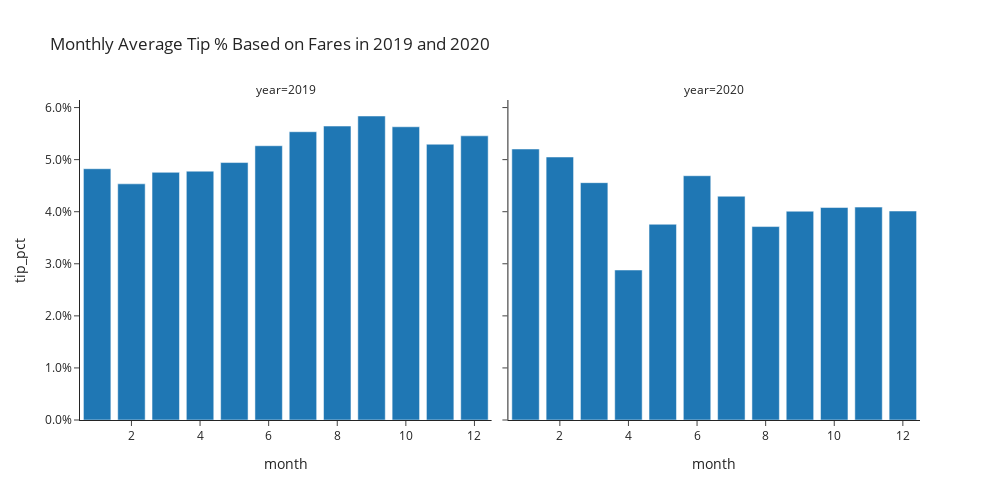

Notebook cell for this chart:
### Markdown cell above
---

### 🎯 4.1: Monthly average tip percentages in 2019 and 2020 (facet grid bar chart)

Create two bar charts side-by-side within a same figure showing the monthly average tip percentages in 2019 and 2020.

### Code cell
fig = px.bar(
    df_monthly,
    title="Monthly Average Tip % Based on Fares in 2019 and 2020",
    x="month",
    y="tip_pct",
    facet_col="year",
    width=1000,
    height=500,
    template="simple_white",
)
fig.update_layout(yaxis_tickformat=",.1%")
fig.update_layout(yaxis2_tickformat=",.1%")
fig.show()

### Figure 1 — Plotly figure (JSON) as saved in the notebook; plotly's stock layout.template omitted (floating-point values rounded to 4 significant figures)
{"data": [{"hovertemplate": "year=2019<br>month=%{x}<br>tip_pct=%{y}<extra></extra>", "legendgroup": "", "marker": {"color": "#1F77B4", "pattern": {"shape": ""}}, "name": "", "orientation": "v", "showlegend": false, "textposition": "auto", "type": "bar", "x": [1, 2, 3, 4, 5, 6, 7, 8, 9, 10, 11, 12], "xaxis": "x", "y": [0.04825, 0.04535, 0.04756, 0.04779, 0.04944, 0.05267, 0.05536, 0.05645, 0.05838, 0.05631, 0.05296, 0.05457], "yaxis": "y"}, {"hovertemplate": "year=2020<br>month=%{x}<br>tip_pct=%{y}<extra></extra>", "legendgroup": "", "marker": {"color": "#1F77B4", "pattern": {"shape": ""}}, "name": "", "orientation": "v", "showlegend": false, "textposition": "auto", "type": "bar", "x": [1, 2, 3, 4, 5, 6, 7, 8, 9, 10, 11, 12], "xaxis": "x2", "y": [0.05204, 0.05051, 0.04558, 0.02881, 0.03759, 0.04691, 0.04297, 0.03715, 0.0401, 0.0408, 0.04088, 0.04013], "yaxis": "y2"}], "layout": {"annotations": [{"font": {}, "showarrow": false, "text": "year=2019", "x": 0.245, "xanchor": "center", "xref": "paper", "y": 1, "yanchor": "bottom", "yref": "paper"}, {"font": {}, "showarrow": false, "text": "year=2020", "x": 0.755, "xanchor": "center", "xref": "paper", "y": 1, "yanchor": "bottom", "yref": "paper"}], "barmode": "relative", "height": 500, "legend": {"tracegroupgap": 0}, "title": {"text": "Monthly Average Tip % Based on Fares in 2019 and 2020"}, "width": 1000, "xaxis": {"anchor": "y", "domain": [0, 0.49], "title": {"text": "month"}}, "xaxis2": {"anchor": "y2", "domain": [0.51, 1], "matches": "x", "title": {"text": "month"}}, "yaxis": {"anchor": "x", "domain": [0, 1], "tickformat": ",.1%", "title": {"text": "tip_pct"}}, "yaxis2": {"anchor": "x2", "domain": [0, 1], "matches": "y", "showticklabels": false, "tickformat": ",.1%"}}}
